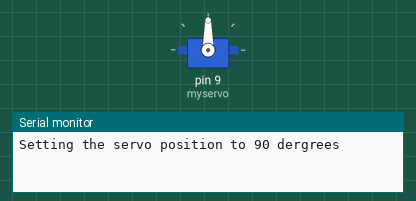
Simulated run of this sketch. Board: Arduino Uno, built with avr-gcc and run on an emulated ATmega328P. Shown: servo, the last lines printed to the serial monitor.

Above: at 0.05 s.
At 9.0 s:
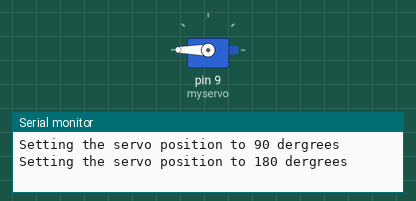
Timing chart, 0 to 11.7 s (numbered marks = the images above):
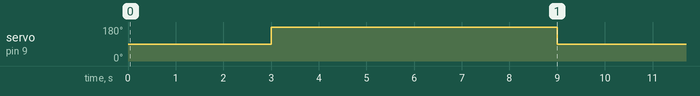

Measured:
- by itself, servo on pin 9 (myservo): alternates 180° for 6.0 s and 90° for 3.0 s

The sketch:

ServoTest.ino
```cpp
// (licence header left out)
#include <Servo.h>

Servo myservo;  // create servo object to control a servo
// twelve servo objects can be created on most boards

int pos = 90;    // variable to store the servo position

void setup() {
  myservo.attach(9);  // attaches the servo on pin 9 to the servo object

  // initiate Serial communication
  Serial.begin(9600);
}

void loop() {

  // set the servo to initial position (90 degree)
  myservo.write(pos);
  Serial.println("Setting the servo position to 90 dergrees");
  delay(3000);

  pos = 180;
  myservo.write(pos);
  Serial.println("Setting the servo position to 180 dergrees");
  delay(6000);

  pos = 90;
  myservo.write(pos);
}
```
